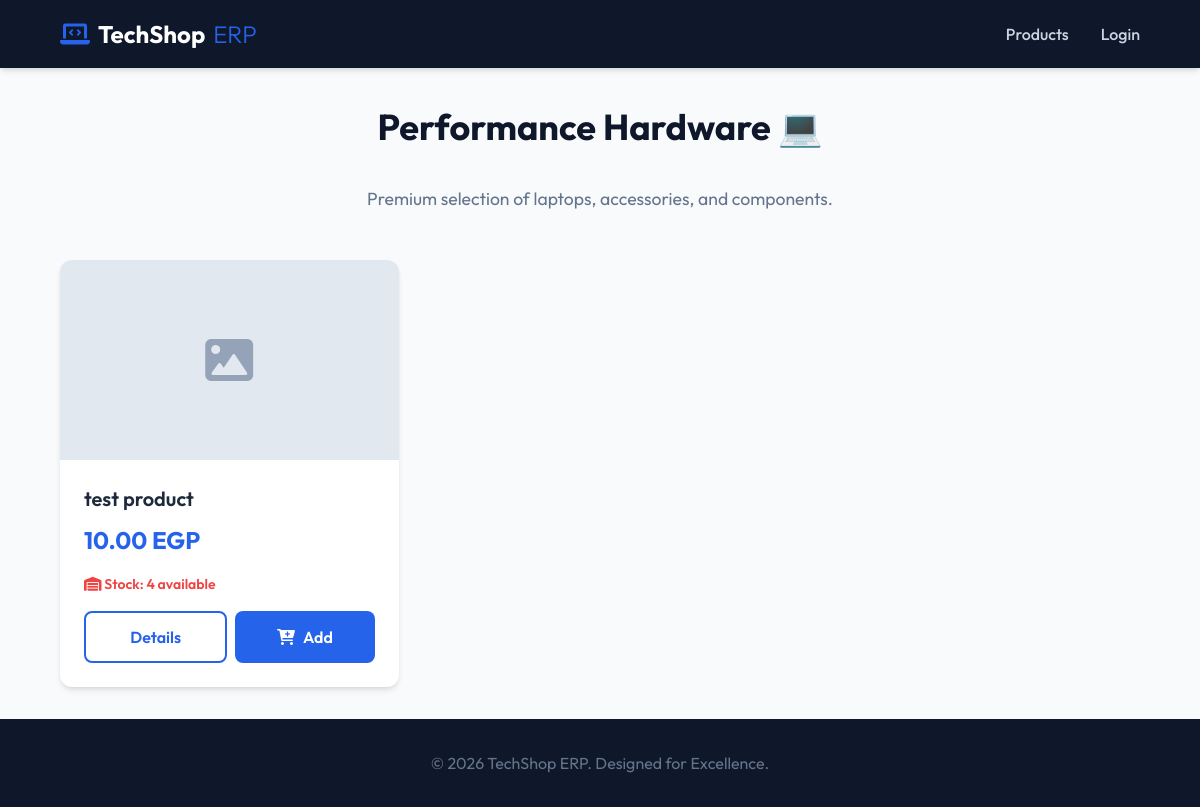
Page /products on the committed database.
### tables this page shows
CREATE TABLE products (
  id INTEGER PRIMARY KEY AUTOINCREMENT,
  name TEXT NOT NULL,
  category TEXT,
  price REAL NOT NULL,
  quantity INTEGER DEFAULT 0,
  image TEXT,
  description TEXT
);

### app.py (the view)
@app.route("/products")
def products():
    db = get_db()
    products_list = db.execute("SELECT * FROM products").fetchall()
    return render_template("products.html", products=products_list)

### app.py (called while the page is built)
def get_db():
    if 'db' not in g:
        g.db = sqlite3.connect("database.db", timeout=20)
        g.db.row_factory = sqlite3.Row
        g.db.execute("PRAGMA foreign_keys = ON")
    return g.db

@app.context_processor
def inject_globals():
    cart_count = len(session.get("cart", []))
    return dict(cart_count=cart_count)

### templates/products.html (shortened to what this page needs)
{% extends "base.html" %}
{% block content %}
<div class="shop-header" style="margin-bottom: 3rem; text-align: center;">
    <h1>Performance Hardware 💻</h1>
    <p style="color: var(--text-muted); font-size: 1.1rem;">Premium selection of laptops, accessories, and components.</p>
</div>
<div class="product-grid">
    {% for product in products %}
    <div class="card">
        <div class="card-img-wrapper">
            {% if product.image %}
            <img src="{{ url_for('static', filename=product.image) }}" alt="{{ product.name }}">
            {% else %}
            <div style="height: 100%; display: flex; align-items: center; justify-content: center; background: #e2e8f0; color: #94a3b8;">
                <i class="fas fa-image fa-3x"></i>
            </div>
            {% endif %}
        </div>
        <div class="card-body">
            <h3 class="card-title">{{ product.name }}</h3>
            <p class="card-price">{{ "{:,.2f}".format(product.price) }} EGP</p>
            <div class="card-stock {% if product.quantity <= 5 %}low{% endif %}">
                <i class="fas fa-warehouse"></i>
                {% if product.quantity > 0 %}
                    Stock: {{ product.quantity }} available
                {% else %}
                    <span style="color: var(--accent-red);">Out of Stock</span>
                {% endif %}
            </div>
            <div class="card-buttons">
                <a href="/product/{{ product.id }}" class="btn btn-outline" style="flex: 1;">Details</a>
                {% if session.get('role') != 'admin' and product.quantity > 0 %}
                <a href="/add-to-cart/{{ product.id }}" class="btn btn-primary" style="flex: 1;">
                    <i class="fas fa-cart-plus"></i> Add
                </a>
                {% endif %}
            </div>
        </div>
    </div>
    {% endfor %}
</div>
{% endblock %}

### static/css/style.css (style rules this page uses)
:root { --primary-color: #2563eb; --primary-hover: #1d4ed8; --bg-color: #f8fafc; --text-color: #1e293b; --text-muted: #64748b; --card-bg: #ffffff; --nav-bg: #0f172a; --accent-red: #ef4444; --accent-green: #10b981; --border-radius: 12px; --shadow: 0 4px 6px -1px rgb(0 0 0 / 0.1), 0 2px 4px -2px rgb(0 0 0 / 0.1); --shadow-lg: 0 10px 15px -3px rgb(0 0 0 / 0.1), 0 4px 6px -4px rgb(0 0 0 / 0.1); --font-main: 'Outfit', sans-serif; }
* { margin: 0; padding: 0; box-sizing: border-box; }
body { font-family: var(--font-main); background-color: var(--bg-color); color: var(--text-color); line-height: 1.5; min-height: 100vh; display: flex; flex-direction: column; }
h1 { font-size: 2.25rem; font-weight: 700; margin-bottom: 2rem; color: var(--nav-bg); text-align: center; }
.product-grid { display: grid; grid-template-columns: repeat(auto-fill, minmax(280px, 1fr)); gap: 2rem; }
.card { background: var(--card-bg); border-radius: var(--border-radius); overflow: hidden; box-shadow: var(--shadow); transition: transform 0.3s, box-shadow 0.3s; display: flex; flex-direction: column; }
.card-img-wrapper { height: 200px; overflow: hidden; }
.card-body { padding: 1.5rem; flex-grow: 1; }
.card-title { font-size: 1.25rem; font-weight: 600; margin-bottom: 0.5rem; }
.card-price { font-size: 1.5rem; font-weight: 700; color: var(--primary-color); margin-bottom: 1rem; }
.card-stock { font-size: 0.875rem; margin-bottom: 1rem; }
.card-stock.low { color: var(--accent-red); font-weight: 600; }
.card-buttons { display: flex; gap: 0.5rem; }
.btn { display: inline-flex; align-items: center; justify-content: center; padding: 0.75rem 1.5rem; border-radius: 8px; font-weight: 600; text-decoration: none; cursor: pointer; transition: all 0.2s; border: none; font-family: inherit; gap: 0.5rem; }
.btn-primary { background-color: var(--primary-color); color: white; }
.btn-outline { border: 2px solid var(--primary-color); color: var(--primary-color); background: transparent; }

### rows in the picture
products: name "test product", price "10.00", quantity "4"
